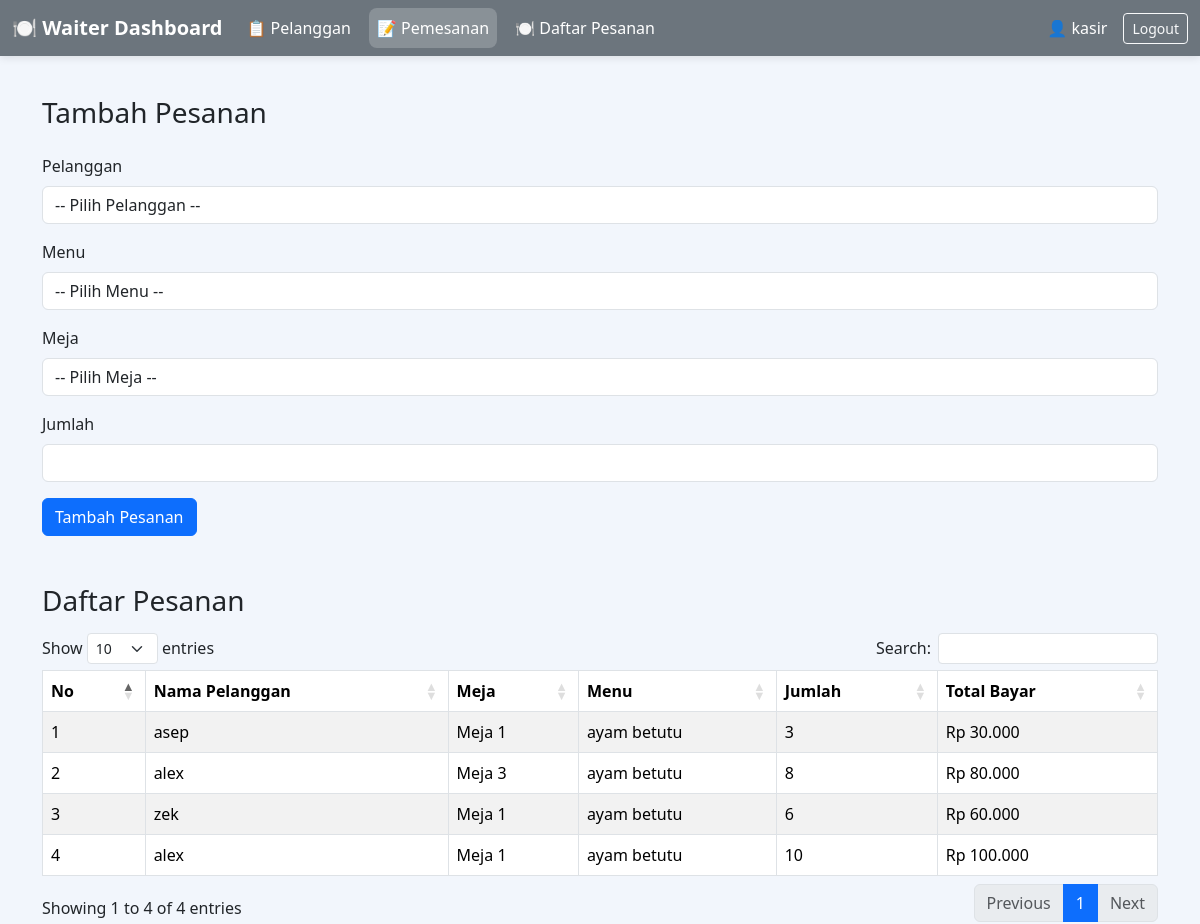
The app's page /waiter/order.php (signed in) with its own data.
### tables this page shows
CREATE TABLE `orders` (
  `id` int(11) NOT NULL,
  `id_meja` int(11) DEFAULT NULL,
  `id_pelanggan` int(11) DEFAULT NULL,
  `id_menu` int(11) DEFAULT NULL,
  `id_waiter` int(11) DEFAULT NULL,
  `tanggal` datetime DEFAULT current_timestamp(),
  `total_bayar` decimal(10,2) DEFAULT NULL,
  `jumlah` int(11) NOT NULL
);

CREATE TABLE `pelanggan` (
  `id` int(11) NOT NULL,
  `nama_pelanggan` varchar(100) DEFAULT NULL,
  `kontak` varchar(20) DEFAULT NULL,
  `alamat` varchar(255) DEFAULT NULL,
  `jenis_kelamin` enum('Laki-Laki','Perempuan') NOT NULL
);

CREATE TABLE `meja` (
  `id` int(11) NOT NULL,
  `nomor_meja` varchar(10) DEFAULT NULL,
  `status` enum('available','occupied') DEFAULT NULL
);

CREATE TABLE `menu` (
  `id` int(11) NOT NULL,
  `nama_menu` varchar(100) DEFAULT NULL,
  `harga` int(11) DEFAULT NULL,
  `kategori` enum('makanan','minuman') DEFAULT NULL
);

### waiter/order.php (the view, shortened to what this page needs)
<?php
include '../config/koneksi.php';
?>
<!DOCTYPE html>
<html lang="id">
<head>
    <link href="https://cdn.jsdelivr.net/npm/bootstrap@5.3.2/dist/css/bootstrap.min.css" rel="stylesheet">
    <link href="https://cdn.datatables.net/1.13.4/css/dataTables.bootstrap5.min.css" rel="stylesheet">
</head>
<body>
<nav class="navbar navbar-expand-lg navbar-dark">
    <div class="container-fluid">
        <a class="navbar-brand fw-bold" href="#">🍽️ Waiter Dashboard</a>
        <div class="collapse navbar-collapse" id="navbarMenu">
            <ul class="navbar-nav me-auto mb-2 mb-lg-0">
                <li class="nav-item">
                    <a class="nav-link" href="pelanggan.php">📋 Pelanggan</a>
                </li>
                <li class="nav-item">
                    <a class="nav-link active" href="order.php">📝 Pemesanan</a>
                </li>
                <li class="nav-item">
                    <a class="nav-link" href="daftar_pesanan.php">🍽️ Daftar Pesanan</a>
                </li>
            </ul>
            <span class="text-white me-3">👤 <?= $_SESSION['username']; ?></span>
            <a href="../logout.php" class="btn btn-outline-light btn-sm">Logout</a>
        </div>
    </div>
</nav>
<div class="container">
    <h3 class="mb-4">Tambah Pesanan</h3>
    <form method="post" class="mb-5">
        <div class="mb-3">
            <label for="id_pelanggan" class="form-label">Pelanggan</label>
            <select name="id_pelanggan" id="id_pelanggan" class="form-control" required>
                <option value="">-- Pilih Pelanggan --</option>
            </select>
        </div>
        <div class="mb-3">
            <label for="id_menu" class="form-label">Menu</label>
            <select name="id_menu" id="id_menu" class="form-control" required>
                <option value="">-- Pilih Menu --</option>
            </select>
        </div>
        <div class="mb-3">
            <label for="id_meja" class="form-label">Meja</label>
            <select name="id_meja" id="id_meja" class="form-control" required>
                <option value="">-- Pilih Meja --</option>
            </select>
        </div>
        <div class="mb-3">
            <label for="jumlah" class="form-label">Jumlah</label>
            <input type="number" name="jumlah" id="jumlah" class="form-control" required>
        </div>
        <button type="submit" name="order" class="btn btn-primary">Tambah Pesanan</button>
    </form>
    <h3 class="mb-3">Daftar Pesanan</h3>
    <table id="orderTable" class="table table-striped table-bordered">
        <thead>
            <tr>
                <th>No</th>
                <th>Nama Pelanggan</th>
                <th>Meja</th>
                <th>Menu</th>
                <th>Jumlah</th>
                <th>Total Bayar</th>
            </tr>
        </thead>
        <tbody>
            <?php
            $no = 1;
            $orders = mysqli_query($koneksi, "
                SELECT orders.id, pelanggan.nama_pelanggan, menu.nama_menu, menu.harga, meja.nomor_meja, orders.jumlah
                FROM orders
                JOIN pelanggan ON orders.id_pelanggan = pelanggan.id
                JOIN menu ON orders.id_menu = menu.id
                LEFT JOIN meja ON orders.id_meja = meja.id
            ");
            while ($row = mysqli_fetch_assoc($orders)) {
                $total = $row['harga'] * $row['jumlah'];
                echo "<tr>
                        <td>{$no}</td>
                        <td>{$row['nama_pelanggan']}</td>
                        <td>Meja {$row['nomor_meja']}</td>
                        <td>{$row['nama_menu']}</td>
                        <td>{$row['jumlah']}</td>
                        <td>Rp " . number_format($total, 0, ',', '.') . "</td>
                      </tr>";
                $no++;
            }
            ?>
        </tbody>
    </table>
</div>
</body>
</html>

### waiter/order.php (style rules this page uses)
body { background-color: #f2f6fc; font-family: 'Segoe UI', Tahoma, Geneva, Verdana, sans-serif; }
.navbar { background-color: #6c757d; box-shadow: 0 2px 8px rgba(0,0,0,0.1); }
.nav-link { color: #ffffff !important; font-weight: 500; margin-right: 10px; padding: 8px 16px; border-radius: 8px; transition: background-color 0.3s ease; }
.nav-link:hover, .nav-link.active { background-color: rgba(255,255,255,0.2); color: #fff !important; }
.container { margin-top: 40px; }

### records on screen
orders: id_pelanggan.nama_pelanggan "asep", id_meja.nomor_meja "1", id_menu.nama_menu "ayam betutu", jumlah "3", total "30.000"
orders: id_pelanggan.nama_pelanggan "alex", id_meja.nomor_meja "3", id_menu.nama_menu "ayam betutu", jumlah "8", total "80.000"
orders: id_pelanggan.nama_pelanggan "zek", id_meja.nomor_meja "1", id_menu.nama_menu "ayam betutu", jumlah "6", total "60.000"
orders: id_pelanggan.nama_pelanggan "alex", id_meja.nomor_meja "1", id_menu.nama_menu "ayam betutu", jumlah "10", total "100.000"

### other values on screen
$_SESSION['username'] "kasir"
